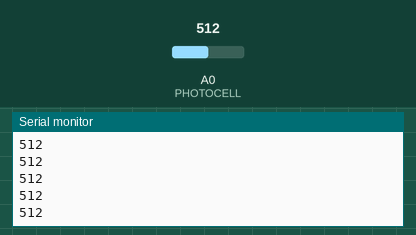
Simulated run of this sketch. Board: Arduino Uno, built with avr-gcc and run on an emulated ATmega328P. Parts: the last lines printed to the serial monitor. The inputs (shaded band) are chosen by the test bench; at power-on: A0 (PHOTOCELL) = 512.

Above: at 1.2 s.
1.3 s: A0 (PHOTOCELL) set to 716
At 1.31 s:
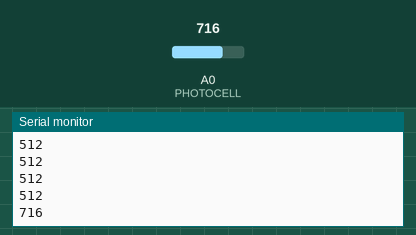
2.8 s: A0 (PHOTOCELL) set to 900
At 2.81 s:
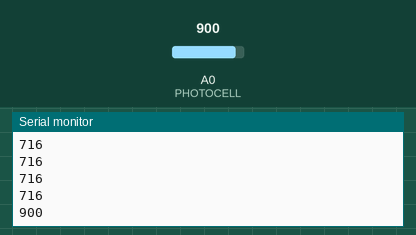
Timing chart, 0 to 5.8 s (numbered marks = the images above; inputs shaded):
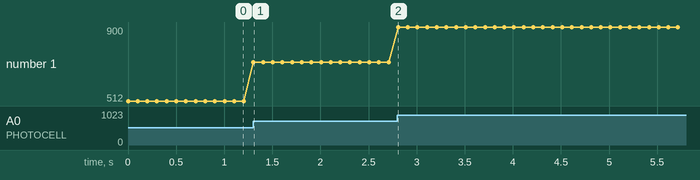

Measured:
- after the input at 1.3 s, the serial monitor: prints a new line at once (image 1)
- after the input at 2.8 s, the serial monitor: prints a new line at once (image 2)
- plotted number 1: 512 → 716 after the input at 1.3 s, 716 → 900 after the input at 2.8 s

The sketch:

photocell.ino
```cpp
const int PHOTOCELL = 0;

void setup()
{
  Serial.begin( 9600 );
  pinMode( PHOTOCELL, INPUT );
}

void loop()
{
  int light = 0;

  light = analogRead( PHOTOCELL );
  Serial.println( light );
  delay( 100 );
 }
```
